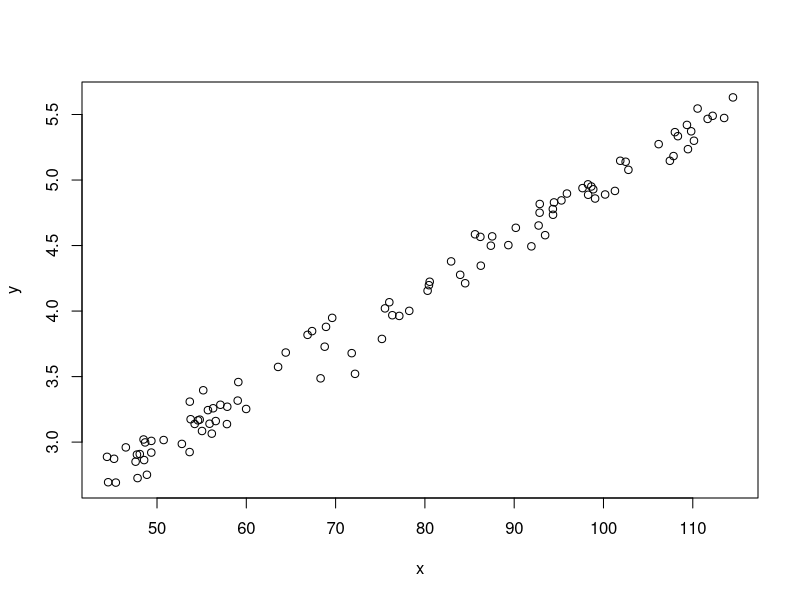
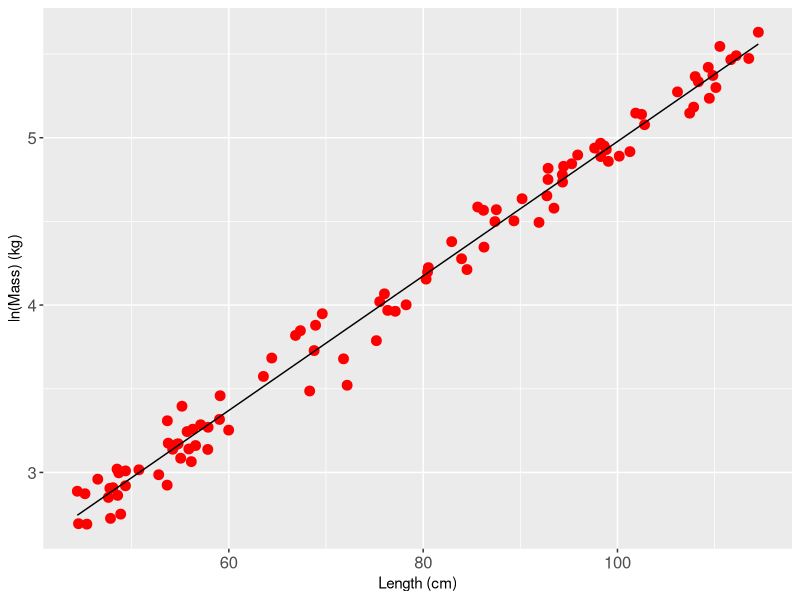

The R source for these figures, in order:
# Example script for R workshop for the turtle groups

library(ggplot2)

max <- 120
x <- runif(n = 100, min = 44, max = 115)

y <- 0.96 + 0.04 * x + rnorm(n=length(x), 0, 0.1)

mass <- exp(y)
df1 <- data.frame(length = x, mass = mass)
summary(df1)

lm1 <- lm(log(mass) ~ length, data = df1)
summary(lm1)
df1$predict <- predict(lm1)


plot(x, y)
p1 <- ggplot(data = df1, aes(x = length)) +
  geom_point(aes(y = log(mass)),
             colour = "red",
             size = 3) +
  geom_line(aes(y = predict), colour = "black") +
  theme(axis.text = element_text(size = 12)) +
  xlab("Length (cm)") +
  ylab("ln(Mass) (kg)")

p1
